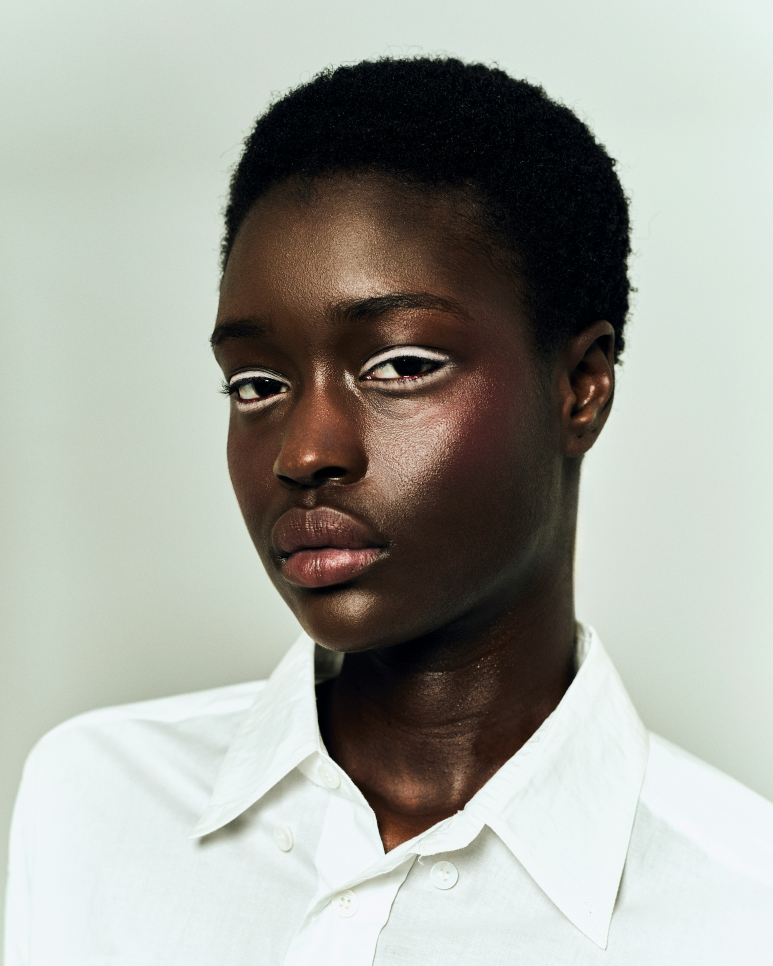
#> input picture complete_python_developer/python_scripting/image-playground/randompics/women.jpg, 3861 x 4826 px (shown at 1/5 size)
$ python createThumbnails.py
#> lines starting #> are read from the running program, lines starting #| are printed output that depends on the picture
from PIL import Image, ImageFilter

img = Image.open('./randompics/women.jpg')
#> img is the input picture: PIL image 3861x4826 RGB; mean R, G, B 163.7, 165.8, 158
img.thumbnail((400, 200))
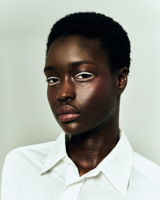
#> img: PIL image 160x200 RGB; mean R, G, B 163.7, 165.8, 158
img.save('./output/womenthumbnail.jpg')

$ run again, with complete_python_developer/python_scripting/image-playground/randompics/forest.jpg copied over complete_python_developer/python_scripting/image-playground/randompics/women.jpg
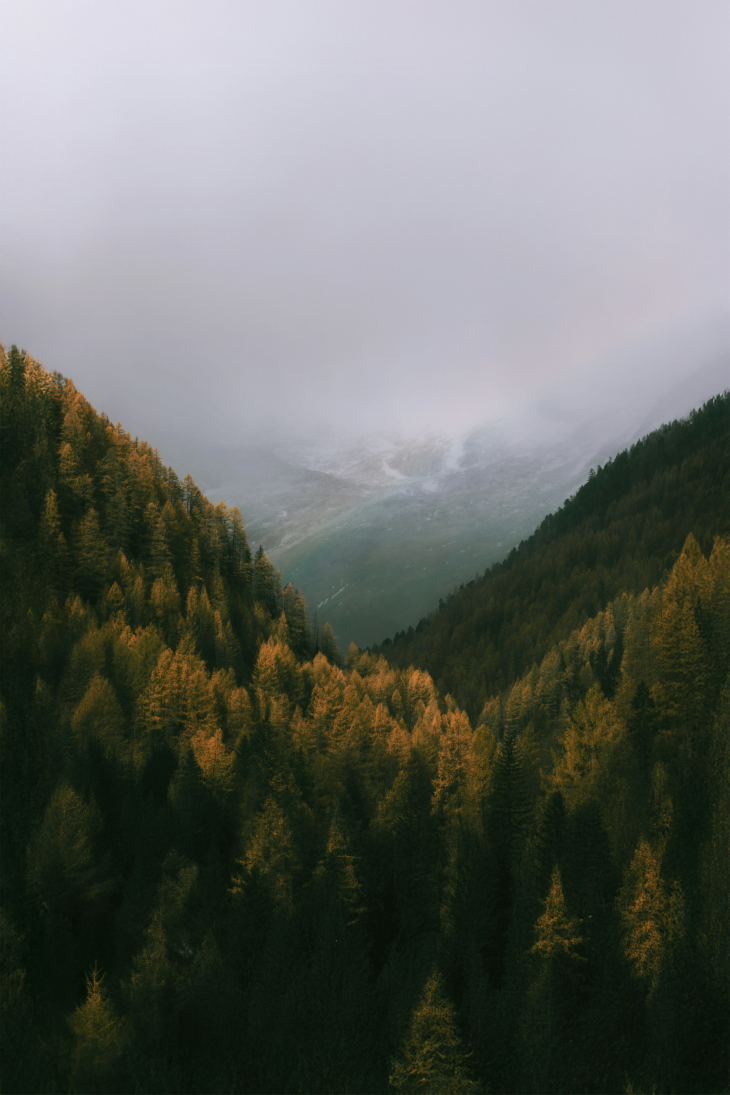
#> input picture complete_python_developer/python_scripting/image-playground/randompics/forest.jpg, 3648 x 5472 px (shown at 1/5 size)
#> img is the input picture: PIL image 3648x5472 RGB; mean R, G, B 101.6, 104.8, 99.7
#> `img.thumbnail((400, 200))`:
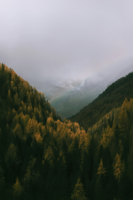
#> img: PIL image 133x200 RGB; mean R, G, B 101.6, 104.8, 99.7
